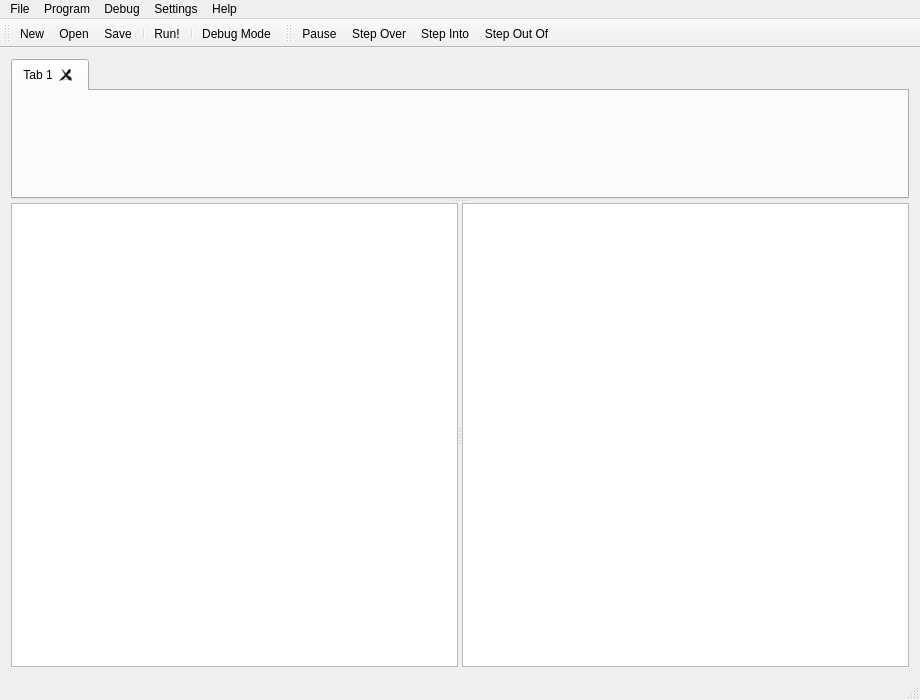
<?xml version="1.0" encoding="UTF-8"?>
<ui version="4.0">
 <class>Basic4GLEditor</class>
 <widget class="QMainWindow" name="Basic4GLEditor">
  <property name="geometry">
   <rect>
    <x>0</x>
    <y>0</y>
    <width>920</width>
    <height>700</height>
   </rect>
  </property>
  <property name="windowTitle">
   <string>Basic4GL - Copyright Tom Mulgrew 2003-2017</string>
  </property>
  <property name="windowIcon">
   <iconset resource="ideresources.qrc">
    <normaloff>:/icons/Images/Icon.png</normaloff>:/icons/Images/Icon.png</iconset>
  </property>
  <widget class="QWidget" name="centralWidget">
   <layout class="QVBoxLayout" name="verticalLayout_2">
    <item>
     <widget class="QSplitter" name="sourceCodeSplitter">
      <property name="orientation">
       <enum>Qt::Vertical</enum>
      </property>
      <property name="childrenCollapsible">
       <bool>false</bool>
      </property>
      <widget class="QTabWidget" name="sourceTabs">
       <property name="currentIndex">
        <number>0</number>
       </property>
       <property name="tabsClosable">
        <bool>true</bool>
       </property>
       <widget class="QWidget" name="tab">
        <attribute name="title">
         <string>Tab 1</string>
        </attribute>
        <layout class="QVBoxLayout" name="verticalLayout"/>
       </widget>
      </widget>
      <widget class="QSplitter" name="debugSplitter">
       <property name="orientation">
        <enum>Qt::Horizontal</enum>
       </property>
       <property name="childrenCollapsible">
        <bool>false</bool>
       </property>
       <widget class="QListWidget" name="watchList">
        <property name="contextMenuPolicy">
         <enum>Qt::ActionsContextMenu</enum>
        </property>
       </widget>
       <widget class="QListWidget" name="stackList">
        <property name="contextMenuPolicy">
         <enum>Qt::ActionsContextMenu</enum>
        </property>
       </widget>
      </widget>
     </widget>
    </item>
   </layout>
  </widget>
  <widget class="QMenuBar" name="menuBar">
   <property name="geometry">
    <rect>
     <x>0</x>
     <y>0</y>
     <width>920</width>
     <height>21</height>
    </rect>
   </property>
   <widget class="QMenu" name="menuFile">
    <property name="title">
     <string>File</string>
    </property>
    <addaction name="actionNew_Program"/>
    <addaction name="actionOpen_Program"/>
    <addaction name="separator"/>
    <addaction name="actionSave"/>
    <addaction name="actionSave_As"/>
    <addaction name="actionSave_All"/>
    <addaction name="separator"/>
    <addaction name="actionCreate_Standalone_exe"/>
   </widget>
   <widget class="QMenu" name="menuProgram">
    <property name="title">
     <string>Program</string>
    </property>
    <addaction name="separator"/>
    <addaction name="actionPlugin_Libraries"/>
    <addaction name="actionArguments"/>
    <addaction name="separator"/>
    <addaction name="actionRun"/>
   </widget>
   <widget class="QMenu" name="menuDebug">
    <property name="title">
     <string>Debug</string>
    </property>
    <addaction name="actionDebug_Mode"/>
    <addaction name="separator"/>
    <addaction name="actionPause"/>
    <addaction name="actionStep_Into"/>
    <addaction name="actionStep_Over"/>
    <addaction name="actionStep_Out_Of"/>
    <addaction name="separator"/>
    <addaction name="actionToggle_Breakpoint"/>
    <addaction name="actionVirtual_Machine"/>
   </widget>
   <widget class="QMenu" name="menuSettings">
    <property name="title">
     <string>Settings</string>
    </property>
    <addaction name="actionBASIC_runtime_settings"/>
   </widget>
   <widget class="QMenu" name="menuHelp">
    <property name="title">
     <string>Help</string>
    </property>
    <addaction name="actionGetting_started"/>
    <addaction name="actionProgrammer_s_guide"/>
    <addaction name="actionLanguage_guide"/>
    <addaction name="actionNetwork_engine_guide"/>
    <addaction name="actionOpenGL_guide"/>
    <addaction name="actionSprite_library_guide"/>
    <addaction name="actionSymbolic_debugger"/>
    <addaction name="actionCreating_standalone_exes"/>
    <addaction name="actionPlugin_dlls"/>
    <addaction name="separator"/>
    <addaction name="actionAbout"/>
   </widget>
   <addaction name="menuFile"/>
   <addaction name="menuProgram"/>
   <addaction name="menuDebug"/>
   <addaction name="menuSettings"/>
   <addaction name="menuHelp"/>
  </widget>
  <widget class="QToolBar" name="mainToolBar">
   <property name="windowTitle">
    <string>Main</string>
   </property>
   <property name="iconSize">
    <size>
     <width>32</width>
     <height>32</height>
    </size>
   </property>
   <attribute name="toolBarArea">
    <enum>TopToolBarArea</enum>
   </attribute>
   <attribute name="toolBarBreak">
    <bool>false</bool>
   </attribute>
   <addaction name="actionNew_Program"/>
   <addaction name="actionOpen_Program"/>
   <addaction name="actionSave"/>
   <addaction name="separator"/>
   <addaction name="actionRun"/>
   <addaction name="separator"/>
   <addaction name="actionDebug_Mode"/>
  </widget>
  <widget class="QStatusBar" name="statusBar"/>
  <widget class="QToolBar" name="debugToolbar">
   <property name="enabled">
    <bool>true</bool>
   </property>
   <property name="windowTitle">
    <string>Debugging</string>
   </property>
   <property name="iconSize">
    <size>
     <width>32</width>
     <height>32</height>
    </size>
   </property>
   <attribute name="toolBarArea">
    <enum>TopToolBarArea</enum>
   </attribute>
   <attribute name="toolBarBreak">
    <bool>false</bool>
   </attribute>
   <addaction name="actionPause"/>
   <addaction name="actionStep_Over"/>
   <addaction name="actionStep_Into"/>
   <addaction name="actionStep_Out_Of"/>
  </widget>
  <action name="actionOpen_Program">
   <property name="icon">
    <iconset resource="ideresources.qrc">
     <normaloff>:/icons/Images/ImgOpen.png</normaloff>:/icons/Images/ImgOpen.png</iconset>
   </property>
   <property name="text">
    <string>Open...</string>
   </property>
   <property name="shortcut">
    <string>Ctrl+O</string>
   </property>
  </action>
  <action name="actionNew_Program">
   <property name="icon">
    <iconset resource="ideresources.qrc">
     <normaloff>:/icons/Images/ImgNew.png</normaloff>:/icons/Images/ImgNew.png</iconset>
   </property>
   <property name="text">
    <string>New</string>
   </property>
   <property name="shortcut">
    <string>Ctrl+N</string>
   </property>
  </action>
  <action name="actionSave">
   <property name="icon">
    <iconset resource="ideresources.qrc">
     <normaloff>:/icons/Images/ImgSave.png</normaloff>:/icons/Images/ImgSave.png</iconset>
   </property>
   <property name="text">
    <string>Save</string>
   </property>
   <property name="shortcut">
    <string>Ctrl+S</string>
   </property>
  </action>
  <action name="actionSave_As">
   <property name="text">
    <string>Save As...</string>
   </property>
  </action>
  <action name="actionCreate_Standalone_exe">
   <property name="text">
    <string>Create Standalone .exe...</string>
   </property>
  </action>
  <action name="actionArguments">
   <property name="text">
    <string>Arguments...</string>
   </property>
  </action>
  <action name="actionPlugin_Libraries">
   <property name="text">
    <string>Plugin Libraries...</string>
   </property>
  </action>
  <action name="actionRun">
   <property name="icon">
    <iconset resource="ideresources.qrc">
     <normaloff>:/icons/Images/Go.png</normaloff>:/icons/Images/Go.png</iconset>
   </property>
   <property name="text">
    <string>Run!</string>
   </property>
   <property name="shortcut">
    <string>F5</string>
   </property>
  </action>
  <action name="actionSave_All">
   <property name="icon">
    <iconset resource="ideresources.qrc">
     <normaloff>:/icons/Images/ImgSaveAll.png</normaloff>:/icons/Images/ImgSaveAll.png</iconset>
   </property>
   <property name="text">
    <string>Save All</string>
   </property>
   <property name="shortcut">
    <string>Ctrl+Shift+S</string>
   </property>
  </action>
  <action name="actionToggle_Breakpoint">
   <property name="icon">
    <iconset resource="ideresources.qrc">
     <normaloff>:/icons/Images/BreakPt.png</normaloff>:/icons/Images/BreakPt.png</iconset>
   </property>
   <property name="text">
    <string>Toggle Breakpoint</string>
   </property>
   <property name="shortcut">
    <string>F9</string>
   </property>
  </action>
  <action name="actionPause">
   <property name="icon">
    <iconset resource="ideresources.qrc">
     <normaloff>:/icons/Images/Pause.png</normaloff>:/icons/Images/Pause.png</iconset>
   </property>
   <property name="text">
    <string>Pause</string>
   </property>
  </action>
  <action name="actionStep_Into">
   <property name="icon">
    <iconset resource="ideresources.qrc">
     <normaloff>:/icons/Images/StepInto2.png</normaloff>:/icons/Images/StepInto2.png</iconset>
   </property>
   <property name="text">
    <string>Step Into</string>
   </property>
   <property name="shortcut">
    <string>F11</string>
   </property>
  </action>
  <action name="actionStep_Over">
   <property name="icon">
    <iconset resource="ideresources.qrc">
     <normaloff>:/icons/Images/StepOver2.png</normaloff>:/icons/Images/StepOver2.png</iconset>
   </property>
   <property name="text">
    <string>Step Over</string>
   </property>
   <property name="shortcut">
    <string>F10</string>
   </property>
  </action>
  <action name="actionStep_Out_Of">
   <property name="icon">
    <iconset resource="ideresources.qrc">
     <normaloff>:/icons/Images/StepOutOf2.png</normaloff>:/icons/Images/StepOutOf2.png</iconset>
   </property>
   <property name="text">
    <string>Step Out Of</string>
   </property>
   <property name="shortcut">
    <string>Shift+F11</string>
   </property>
  </action>
  <action name="actionDebug_Mode">
   <property name="checkable">
    <bool>true</bool>
   </property>
   <property name="icon">
    <iconset resource="ideresources.qrc">
     <normaloff>:/icons/Images/Bug.png</normaloff>:/icons/Images/Bug.png</iconset>
   </property>
   <property name="text">
    <string>Debug Mode</string>
   </property>
   <property name="shortcut">
    <string>Ctrl+D</string>
   </property>
  </action>
  <action name="actionCreate_Edit_watch">
   <property name="text">
    <string>Create/Edit watch</string>
   </property>
   <property name="toolTip">
    <string>Create or edit watch</string>
   </property>
   <property name="shortcut">
    <string>Return</string>
   </property>
  </action>
  <action name="actionDelete_watch">
   <property name="text">
    <string>Delete watch</string>
   </property>
   <property name="toolTip">
    <string>Delete watch</string>
   </property>
   <property name="shortcut">
    <string>Del</string>
   </property>
  </action>
  <action name="actionAdd_watch_at_cursor">
   <property name="text">
    <string>Add watch</string>
   </property>
   <property name="shortcut">
    <string>Ctrl+F5</string>
   </property>
  </action>
  <action name="actionShow_Gosub_Function_call">
   <property name="text">
    <string>Show Gosub/Function call</string>
   </property>
   <property name="shortcut">
    <string>Return</string>
   </property>
  </action>
  <action name="actionBASIC_runtime_settings">
   <property name="text">
    <string>BASIC runtime settings...</string>
   </property>
   <property name="toolTip">
    <string>BASIC runtime settings</string>
   </property>
  </action>
  <action name="actionGetting_started">
   <property name="text">
    <string>Getting started</string>
   </property>
  </action>
  <action name="actionProgrammer_s_guide">
   <property name="text">
    <string>Programmer's guide</string>
   </property>
  </action>
  <action name="actionLanguage_guide">
   <property name="text">
    <string>Language guide</string>
   </property>
  </action>
  <action name="actionNetwork_engine_guide">
   <property name="text">
    <string>Network engine guide</string>
   </property>
  </action>
  <action name="actionOpenGL_guide">
   <property name="text">
    <string>OpenGL guide</string>
   </property>
  </action>
  <action name="actionSymbolic_debugger">
   <property name="text">
    <string>Symbolic debugger</string>
   </property>
  </action>
  <action name="actionSprite_library_guide">
   <property name="text">
    <string>Sprite library guide</string>
   </property>
  </action>
  <action name="actionCreating_standalone_exes">
   <property name="text">
    <string>Creating standalone exes</string>
   </property>
  </action>
  <action name="actionPlugin_dlls">
   <property name="text">
    <string>Plugin libraries</string>
   </property>
  </action>
  <action name="actionAbout">
   <property name="text">
    <string>About...</string>
   </property>
  </action>
  <action name="actionFind">
   <property name="text">
    <string>Find...</string>
   </property>
   <property name="shortcut">
    <string>Ctrl+F</string>
   </property>
  </action>
  <action name="actionReplace">
   <property name="text">
    <string>Replace...</string>
   </property>
   <property name="shortcut">
    <string>Ctrl+H</string>
   </property>
  </action>
  <action name="actionFind_next">
   <property name="text">
    <string>Find next</string>
   </property>
   <property name="shortcut">
    <string>F3</string>
   </property>
  </action>
  <action name="actionCut">
   <property name="text">
    <string>Cut</string>
   </property>
  </action>
  <action name="actionCopy">
   <property name="text">
    <string>Copy</string>
   </property>
  </action>
  <action name="actionPaste">
   <property name="text">
    <string>Paste</string>
   </property>
  </action>
  <action name="actionVirtual_Machine">
   <property name="text">
    <string>Virtual Machine...</string>
   </property>
   <property name="visible">
    <bool>false</bool>
   </property>
  </action>
 </widget>
 <layoutdefault spacing="6" margin="11"/>
 <resources>
  <include location="ideresources.qrc"/>
 </resources>
 <connections/>
</ui>
